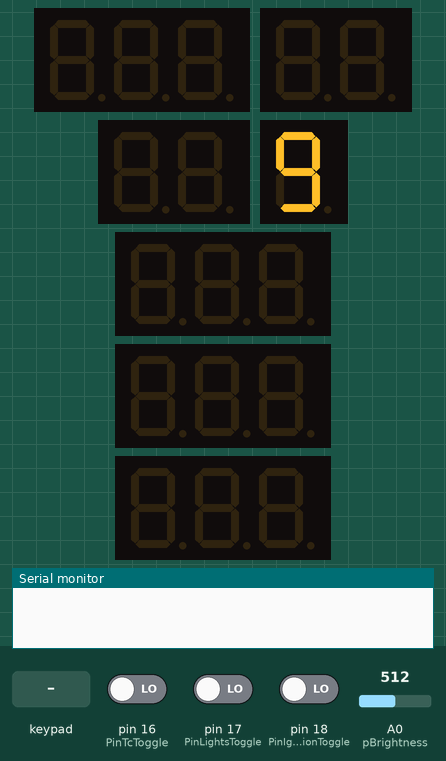
Simulated run of this sketch. Board: Arduino Mega 2560, built with avr-gcc and run on an emulated ATmega2560. Shown: 4 × 3-digit seven-segment display, 2 × 2-digit seven-segment display, 1-digit seven-segment display, the last lines printed to the serial monitor. The test bench sets the inputs (shaded band); at power-on: A0 (pBrightness) = 512, pin 16 (PinTcToggle) LOW, pin 17 (PinLightsToggle) LOW, pin 18 (PinIgnitionToggle) LOW.

Above: at 1.2 s.
1.3 s: A0 (pBrightness) set to 12
At 2.56 s:
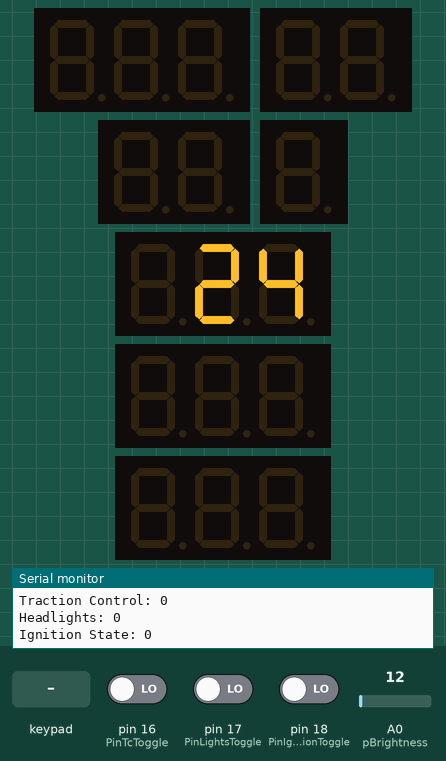
3.0 s: A0 (pBrightness) set to 9
5.7 s: key 'P' pressed
7.5 s: A0 (pBrightness) set to 122
At 7.68 s:
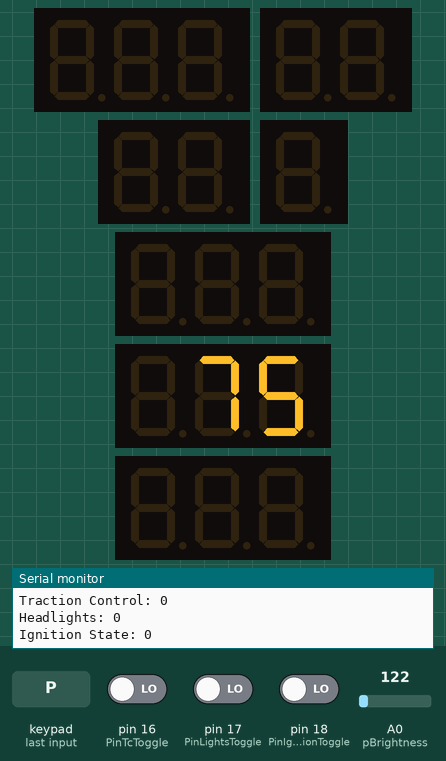
9.0 s: key 'U' pressed
At 9.19 s:
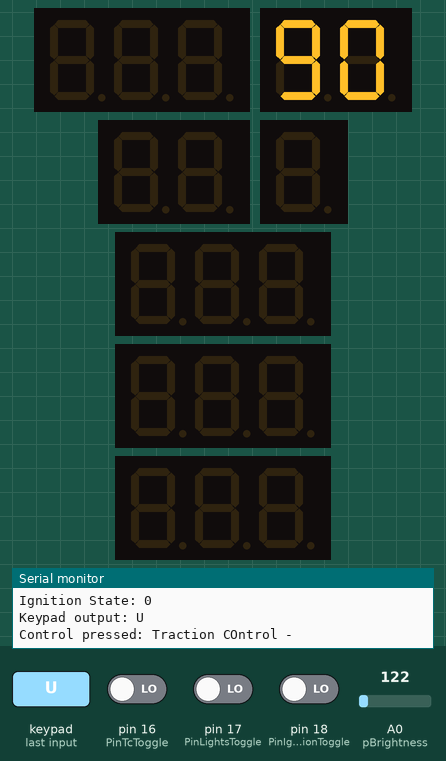
10.5 s: key 'Q' pressed
Timing chart, 0 to 13.0 s (numbered marks = the images above; inputs shaded):
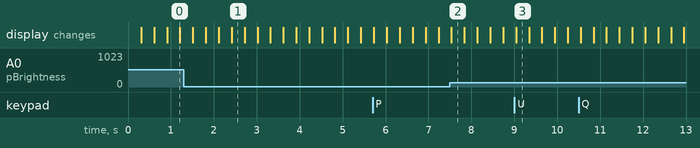

Measured:
- after the input at 7.5 s, the display: changes at once (image 2)

The sketch:

new_in_car.ino
```cpp
#include <Key.h>
#include <Keypad.h>
#include <SevenSeg.h>
#include <SimpleTimer.h>

/*
Physical Plug Configuration
Segment Pins: 42
Bord Three Digits: 34
Board Two Digits: 19
Board One Digits: 22

Button Matrix: 50
Brightness Pot: A0
Toggle Switches: 16
*/

// Number to display
//int num;
//decimal Place
//int dp = 0;
// display brightness
int brightness = 100;
int pause = 100;
int i;

// Digit Delay & refresh Rate
const long int RefreshRate = 500;
const int DigitDelay = (1/(17 * RefreshRate)) * 1000000;

// Displays number of digits
const int dThreeDigits = 3;
const int dTwoDigits = 2;
const int dOneDigit = 1;

// Variable for incoming serial data
byte serialData;
const char delimiter = '~'; //Serial data delimiter

// Data variables
unsigned int carspeed;
unsigned int gear;
unsigned int fuel;
byte speeddata = 0;
byte geardata = 0;
byte fueldata = 0;

// 7 Seg pins
const int segA = 42;
const int segB = 40;
const int segC = 38;
const int segD = 36;
const int segE = 43;
const int segF = 41;
const int segG = 39;
const int segDP = 37;

// Brake Bias Digits
const int dBbD1 = 22;
const int dBbD2 = 24;
const int dBbD3 = 26;

// Traction Control Digits
const int dTcD1 = 28;
const int dTcD2 = 23;

// ABS Digits
const int dAbsD1 = 25;
const int dAbsD2 = 27;

// Engine Map digit
const int dMapD1 = 29;

// Fuel per Lap digits
const int dFplD1 = 31;
const int dFplD2 = 33;
const int dFplD3 = 35;

// Fuel Remaining Digits
const int dFtgD1 = 30;
const int dFtgD2 = 32;
const int dFtgD3 = 34;

// Laps to go Digits
const int dLtgD1 = 19;
const int dLtgD2 = 20;
const int dLtgD3 = 21;

// Toggle Switches
const int PinTcToggle = 16;
const int PinLightsToggle = 17;
const int PinIgnitionToggle = 18;

// Brightness pin and value variable
const int pBrightness = 0;
int val;

// Button Keys
// Keypad outputs
const char incBB = 'Q';
const char decBB = 'P';
const char incTC = 'V';
const char decTC = 'U';
const char incABS = '[';
const char decABS = 'Z';
const char incMap = ';';
const char decMap = '.';
const char kReset = 'R';
const char kCombo1 = 'S';
const char kCombo2 = 'W';
const char kCombo3 = 'X';
const char kCombo4 = ']';
const char kCombo5 = 'Y';
const char kStarter = 'T';
const char tTC = '!';
const char tLights = '@';
const char tIgnition = '#';

// Toggle Switch States
int tTcState;
int tLightsState;
int tIgnitionState;

// Define Button Matrix
const byte ROWS = 3; // Four rows  //24 Buttons
const byte COLS = 5; // six columns
// Define the Keymap
char hexaKeys[ROWS][COLS] = {
      {'P','Q','R','S','T'}, //Button connnected to PIN 50 GREEN
      {'U','V','W','X','Y'}, //Button connnected to PIN 48 BROWN
      {'Z','[',']',';','.'}, //Button connnected to PIN 46 YELLOW

//PIN:  44    51      49    47  45
//PIN:  BLUE  ORANGE  WHITE RED BLACK

};
byte rowPins[ROWS] = {50,48,46};
byte colPins[COLS] = {44,51,49,47,45};

// For Testing
SimpleTimer timer;
String currentBB;
unsigned long previousMillis = 0;
int state;

SevenSeg dBrakeBias(segA, segB, segC, segD, segE, segF, segG);
SevenSeg dTractionControl(segA, segB, segC, segD, segE, segF, segG);
SevenSeg dABS(segA, segB, segC, segD, segE, segF, segG);
SevenSeg dMap(segA, segB, segC, segD, segE, segF, segG);
SevenSeg dLapsToGo(segA, segB, segC, segD, segE, segF, segG);
SevenSeg dFuelPerLap(segA, segB, segC, segD, segE, segF, segG);
SevenSeg dFuelLeft(segA, segB, segC, segD, segE, segF, segG);
Keypad customKeypad = Keypad( makeKeymap(hexaKeys), rowPins, colPins, ROWS, COLS );

const int dBbDigitPins[dThreeDigits]={dBbD1, dBbD2, dBbD3};
const int dTcDigitPins[dTwoDigits]={dTcD1, dTcD2};
const int dMapDigitPins[dOneDigit]={dMapD1};
const int dAbsDigitPins[dTwoDigits]={dAbsD1, dAbsD2};
const int dLtgDigitPins[dThreeDigits]={dLtgD1, dLtgD2, dLtgD3};
const int dFplDigitPins[dThreeDigits]={dFplD1, dFplD2, dFplD3};
const int dFtgDigitPins[dThreeDigits]={dFtgD1, dFtgD2, dFtgD3};

void incDisplay() {
  i++;
  if (i > 999) {i = 0;}
/*
  dBrakeBias.write(i);
  dBrakeBias.clearDisp();
  dTractionControl.write(i);
  dTractionControl.clearDisp();
  dABS.write(i);
  dABS.clearDisp();
  dMap.write(i);
  dMap.clearDisp();
  dLapsToGo.write(i);
  dLapsToGo.clearDisp();
  dFuelPerLap.write(i);
  dFuelPerLap.clearDisp();
  dFuelLeft.write(i);
  dFuelLeft.clearDisp();
*/
  /*
  Serial.print("Pot value = ");
//  Serial.println(val);
  Serial.print("brightness Value = ");
  Serial.println(brightness);
*/
}


void setup() {
  // put your setup code here, to run once:
timer.setInterval(pause, incDisplay);

Serial.begin(9600);

// Pin Setup
pinMode(pBrightness, INPUT);
pinMode(dBbD1, OUTPUT);
pinMode(dBbD2, OUTPUT);
pinMode(dBbD3, OUTPUT);
pinMode(dTcD1, OUTPUT);
pinMode(dTcD2, OUTPUT);
pinMode(dAbsD1, OUTPUT);
pinMode(dAbsD2, OUTPUT);
pinMode(dMapD1, OUTPUT);
pinMode(dFplD1, OUTPUT);
pinMode(dFplD2, OUTPUT);
pinMode(dFplD3, OUTPUT);
pinMode(dFtgD1, OUTPUT);
pinMode(dFtgD2, OUTPUT);
pinMode(dFtgD3, OUTPUT);
pinMode(dLtgD1, OUTPUT);
pinMode(dLtgD2, OUTPUT);
pinMode(dLtgD3, OUTPUT);
pinMode(PinTcToggle, INPUT);
pinMode(PinLightsToggle, INPUT);
pinMode(PinIgnitionToggle, INPUT);

// Define Displays
dBrakeBias.setDigitPins(dThreeDigits, dBbDigitPins);
dTractionControl.setDigitPins(dTwoDigits, dTcDigitPins);
dABS.setDigitPins(dTwoDigits, dAbsDigitPins);
dMap.setDigitPins(dOneDigit, dMapDigitPins);
dLapsToGo.setDigitPins(dThreeDigits, dLtgDigitPins);
dFuelPerLap.setDigitPins(dThreeDigits, dFplDigitPins);
dFuelLeft.setDigitPins(dThreeDigits, dFtgDigitPins);

dBrakeBias.setCommonCathode();
dTractionControl.setCommonCathode();
dABS.setCommonCathode();
dMap.setCommonCathode();
dLapsToGo.setCommonCathode();
dFuelPerLap.setCommonCathode();
dFuelLeft.setCommonCathode();

dBrakeBias.setDPPin(segDP);
dTractionControl.setDPPin(segDP);
dABS.setDPPin(segDP);
dMap.setDPPin(segDP);
dLapsToGo.setDPPin(segDP);
dFuelPerLap.setDPPin(segDP);
dFuelLeft.setDPPin(segDP);

dBrakeBias.setDigitDelay(DigitDelay);
dTractionControl.setDigitDelay(DigitDelay);
dABS.setDigitDelay(DigitDelay);
dMap.setDigitDelay(DigitDelay);
dLapsToGo.setDigitDelay(DigitDelay);
dFuelPerLap.setDigitDelay(DigitDelay);
dFuelLeft.setDigitDelay(DigitDelay);

dBrakeBias.setRefreshRate(RefreshRate);
dTractionControl.setRefreshRate(RefreshRate);
dABS.setRefreshRate(RefreshRate);
dMap.setRefreshRate(RefreshRate);
dLapsToGo.setRefreshRate(RefreshRate);
dFuelPerLap.setRefreshRate(RefreshRate);
dFuelLeft.setRefreshRate(RefreshRate);

}

void loop() {
  // put your main code here, to run repeatedly:

// Need to get the Toggle switch states, Compare them to iRacing and then switch until iRacing matches Toggle switch states.

timer.run();

tTcState = digitalRead(PinTcToggle);
tLightsState = digitalRead(PinLightsToggle);
tIgnitionState = digitalRead(PinIgnitionToggle);

unsigned long currentMillis = millis();
if (currentMillis - previousMillis >= 2000) {
  previousMillis = currentMillis;
  Serial.print("Traction Control: ");
  Serial.println(tTcState);
  Serial.print("Headlights: ");
  Serial.println(tLightsState);
  Serial.print("Ignition State: ");
  Serial.println(tIgnitionState);
  Serial.println("");
}

 // read the state of the pushbutton value:Â 
char key = customKeypad.getKey();
if (key != NO_KEY){
  switch(key) {
    Serial.println(key);
    case incBB:
      currentBB = "Brake Bias +";
    break;
    case decBB:
      currentBB = "Brake Bias -";
      break;
    case incTC:
      currentBB = "Traction COntrol +";
    break;
    case decTC:
      currentBB = "Traction COntrol -";
      break;
    case incABS:
      currentBB = "ABS +";
      break;
    case decABS:
      currentBB = "ABS -";
    break;
    case incMap:
      currentBB = "Engine Map +";
    break;
   case decMap:
    currentBB = "Engine Map -";
    break;
    case kReset:
      currentBB = "Reset";
      break;
    case kCombo1:
      currentBB = "Combo 1";
      break;
    case kCombo2:
      currentBB = "Combo 2";
      break;
    case kCombo3:
      currentBB = "Combo 3";
      break;
    case kCombo4:
      currentBB = "Combo 4";
      break;
    case kCombo5:
      currentBB = "Combo 5";
      break;
    case kStarter:
      currentBB = "Starter";
      break;
  }
  Serial.print("Keypad output: ");
  Serial.println(key);
  Serial.print("Control pressed: ");
  Serial.println(currentBB);
  }

// Set Brightness
val = analogRead(pBrightness);
brightness = map(val, 0, 1023, 0, 100);

dBrakeBias.write(i);
dBrakeBias.setDutyCycle(brightness);
dBrakeBias.clearDisp();

dTractionControl.write(i);
dTractionControl.setDutyCycle(brightness);
dTractionControl.clearDisp();

dABS.write(i);
dABS.setDutyCycle(brightness);
dABS.clearDisp();

dMap.write(i);
dMap.setDutyCycle(brightness);
dMap.clearDisp();

dLapsToGo.write(i);
dLapsToGo.setDutyCycle(brightness);
dLapsToGo.clearDisp();

dFuelPerLap.write(i);
dFuelPerLap.setDutyCycle(brightness);
dFuelPerLap.clearDisp();

dFuelLeft.write(i);
dFuelLeft.setDutyCycle(brightness);
dFuelLeft.clearDisp();

}
```
